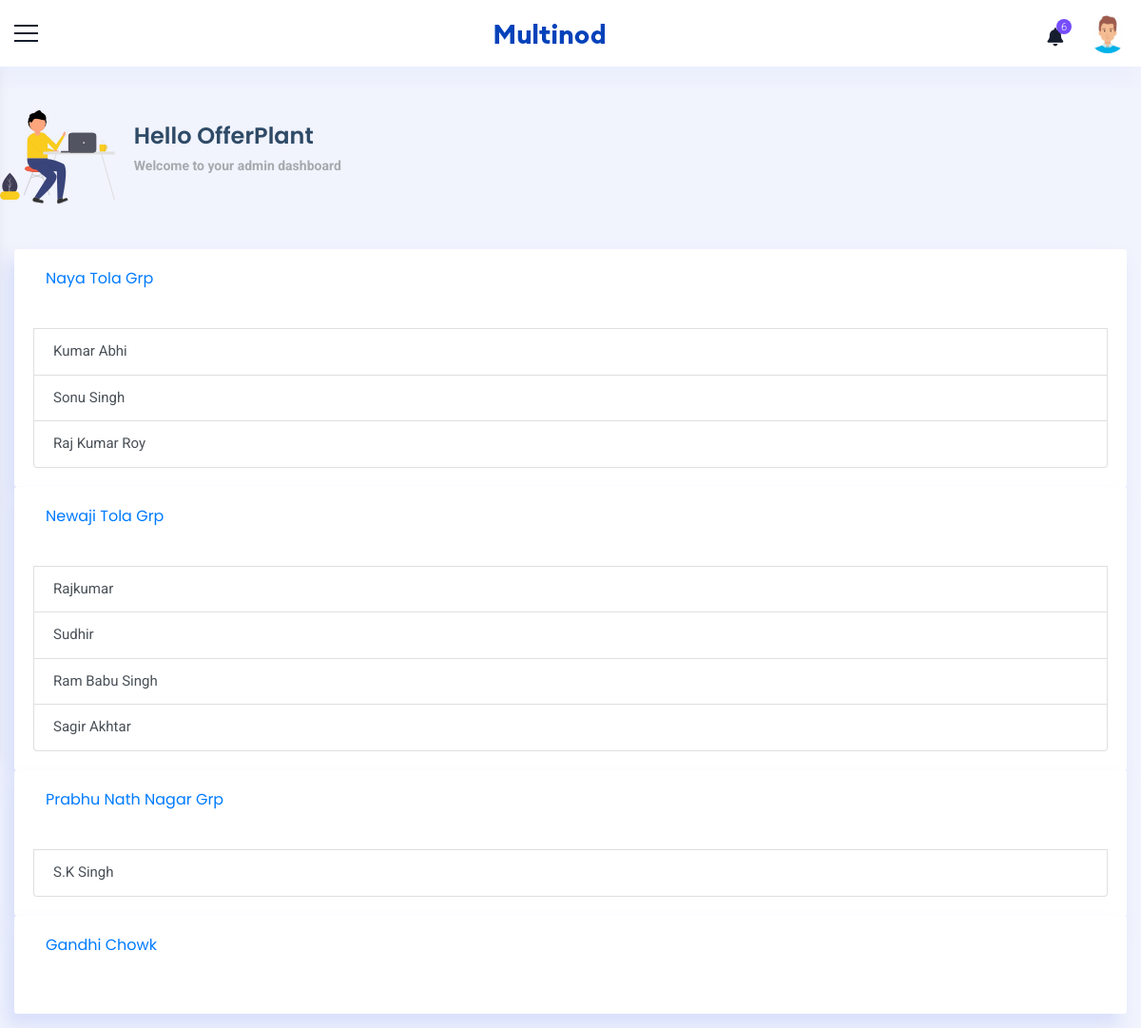
The app's page /dailyTask.php with its own data.
### tables this page shows
CREATE TABLE `groupdb` (
  `id` int(255) NOT NULL,
  `groupName` varchar(255) NOT NULL
);

CREATE TABLE `customerdb` (
  `id` int(255) NOT NULL,
  `name` varchar(255) NOT NULL,
  `address` varchar(255) NOT NULL,
  `mobileno` varchar(20) NOT NULL,
  `customerGroup` varchar(255) NOT NULL,
  `customerProduct` varchar(255) NOT NULL
);

### dailyTask.php (the view, shortened to what this page needs)
<!doctype html>
<html>
<head>
    <link href="css/plugins.css" rel="stylesheet">
    <link href="css/dailyTask.css" rel="stylesheet">
    <link rel="stylesheet" href="https://cdnjs.cloudflare.com/ajax/libs/font-awesome/5.15.3/css/all.min.css" />
</head>
<body>
    <div class="wrapper">
        <div class="header-bg">
            <header class="main-header">
                <div class="container_header phone_view border_top_bott">
                    <div class="row">
                        <div class="col-md-12 d-flex justify-content-between align-items-center">
                            <div class="menu-icon"> <a href="javascript:void(0)" class="menu-toggler sidebar-toggler"></a> </div>
                            <div class="logo d-flex align-items-center justify-content-center"> <a href="javascript:void(0)"> <strong class="logo_icon"> <img src="images/small-logo.png" alt=""> </strong>  </a> </div>
                            <div class="right_detail">
                                <div class="row d-flex align-items-center justify-content-end">
                                    <div class="col-xl-12 col-12 d-flex justify-content-end">
                                        <div class="right_bar_top d-flex align-items-center">
                                            <div class="dropdown dropdown-notification"> <a href="javascript:void(0)" class="dropdown-toggle" data-toggle="dropdown" data-hover="dropdown" data-close-others="true" aria-expanded="false">
                                                    <i class="fa fa-bell"></i> <span class="badge_coun"> 6 </span> </a>
                                            </div>
                                            <div class="dropdown dropdown-user"> <a href="javascript:void(0)" class="dropdown-toggle" data-toggle="dropdown" data-hover="dropdown" data-close-others="true" aria-expanded="true">
                                                    <img class="img-circle pro_pic" src="images/user3.png" alt=""> </a>
                                            </div>
                                        </div>
                                    </div>
                                </div>
                            </div>
                        </div>
                    </div>
                </div>
            </header>
        </div>
        <div class="container_full">
            <div class="content_wrapper bg_homebefore">
                <div class="container-fluid">
                    <div class="sec-title">
                        <div class="row d-flex align-items-center">
                            <div class="main__title">
                                <img src="assets/hello.svg" alt="" />
                                <div class="main__greeting">
                                    <h1>Hello OfferPlant</h1>
                                    <p>Welcome to your admin dashboard</p>
                                </div>
                            </div>
                        </div>
                        <br><br>
                        <div id="accordion">
                            <?php
                            include 'dbcon.php';
                            $q = "select * from groupdb ";
                            $query = mysqli_query($con, $q);
                            $i=1;
                            while ($res = mysqli_fetch_array($query)) {
                                $groupid = $res['id'];
                            ?>
                                <div class="card">
                                    <div class="card-header" id="<?php echo "heading-".$i ?>">
                                        <h5 class="mb-0">
                                            <button class="btn btn-link" data-toggle="collapse" data-target="<?php echo "#collapse-".$i ?>" aria-expanded="true" aria-controls="collapseOne">
                                                <?php echo $res['groupName']; ?>
                                            </button>
                                        </h5>
                                    </div>
                                    <div id="<?php echo "collapse-".$i ?>" class="collapse show" aria-labelledby="<?php echo "heading-".$i ?>" data-parent="#accordion">
                                        <div class="card-body">
                                            <div class="list-group">
                                                        <?php
                                                            include 'dbcon.php';
                                                            $q2 = "select * from customerdb ";
                                                            $queryTwo = mysqli_query($con, $q2);
                                                            while ($result = mysqli_fetch_array($queryTwo)) {
                                                            if($groupid == $result['customerGroup'])
                                                            {
                                                        ?>
                                                        <a href="dailyPaymentEntry.php?id=<?php echo $result['id'];?>" class="list-group-item list-group-item-action">
                                                            <?php echo $result['name']; ?>
                                                        </a>
                                                <?php
                                                    }
                                                }
                                                ?>
                                            </div>
                                        </div>
                                    </div>
                                </div>
                            <?php
                            $i++;
                            }
                            ?>
                        </div>
                    </div>
                </div>
            </div>
        </div>
</body>
</html>

### css/dailyTask.css (style rules this page uses)
* { margin: 0; padding: 0; }
body { font-family: 'Roboto', sans-serif; font-size: 15px; line-height: 1.57143; font-weight: 400; color: #2d2e2e; }
h1, h2, h3, h4, h5, h6 { font-family: Poppins, sans-serif; margin-top: 0; font-weight: 600; color: #151d2e; }
a { color: #2d2e2e; transition: all 0.3s ease 0s; }
a, a:hover, a:active, a:focus { outline: none; text-decoration: none; }
i { transition: all 0.4s ease-in-out 0s; }
.img-circle { border-radius: 50%; }
.sec-title { padding-top: 20px; padding-bottom: 15px; }
.sec-title p { color: #2d2d2d; }
.container_full { background: #f1f3fd; margin-top: 70px; position: relative; min-height: calc(100vh - 133px); overflow-x: hidden; }
.content_wrapper { margin-left: 0; margin-right: 0px; margin-top: 0; min-height: 600px; padding: 25px 0px 0px 0px; position: relative; }
.bg_homebefore { position: relative; }
.content_wrapper { padding-top: 25px; transition: all 0.3s; margin-left: 0px; }
.card { border-radius: 3px; background-color: #ffffff; box-shadow: -8px 12px 18px 0 rgba(209, 218, 249, 0.8); border: none; }
.card-header { border-bottom: 1px solid transparent; background-color: transparent; }
.main__title { display: flex; align-items: center; }
.main__title > img { max-height: 100px; object-fit: contain; margin-right: 20px; }
.main__greeting > h1 { font-size: 24px; color: #2e4a66; margin-bottom: 5px; }
.main__greeting > p { font-size: 14px; font-weight: 700; color: #a5aaad; }

### records on screen
groupdb: groupName "Naya Tola Grp"
customerdb: name "Kumar Abhi"
customerdb: name "Sonu Singh"
customerdb: name "Raj Kumar Roy"
groupdb: groupName "Newaji Tola Grp"
customerdb: name "Rajkumar"
customerdb: name "Sudhir"
customerdb: name "Ram Babu Singh"
customerdb: name "Sagir Akhtar"
groupdb: groupName "Prabhu Nath Nagar Grp"
customerdb: name "S.K Singh"
groupdb: groupName "Gandhi Chowk"
